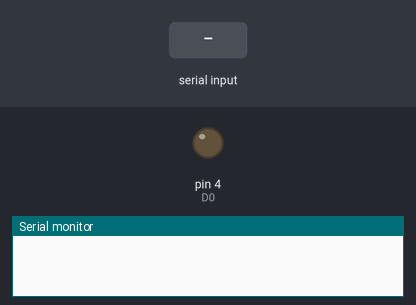
Bench run of a sketch on a simulated Arduino Uno, built with avr-gcc and run on an emulated ATmega328P. Parts: output pins drawn as LEDs (lit = HIGH), the last lines printed to the serial monitor. The test bench sets the inputs (shaded band).

Above: at 1.2 s.
1.3 s: "a" received over Serial
At 2.5 s:
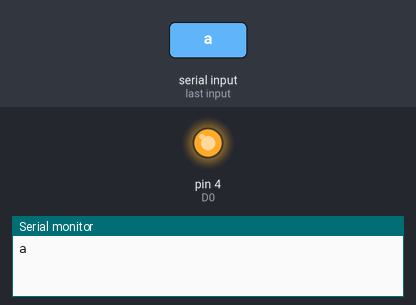
2.8 s: "b" received over Serial
At 3.8 s:
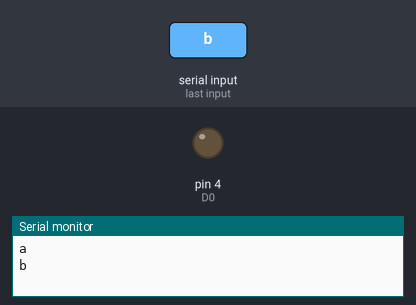
Timing chart, 0 to 5.8 s (numbered marks = the images above; inputs shaded):
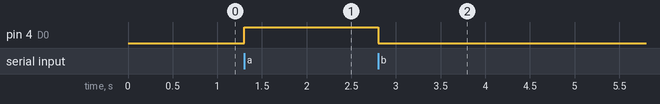

The sketch:

hc06.ino
```cpp
#define D0 4
void setup() {

 pinMode(D0, OUTPUT);
Serial.begin(9600);

}

void loop() {

if (Serial.available()){
  char data;
  data=Serial.read();
  Serial.println(data);

  if (data =='a'){
    digitalWrite(D0,HIGH);
  }
  else if(data =='b'){
    digitalWrite(D0,LOW);
  }
}

}
```

Measured:
- after the input at 1.3 s, pin 4 (D0): LOW → HIGH at once
- after the input at 2.8 s, pin 4 (D0): HIGH → LOW at once
